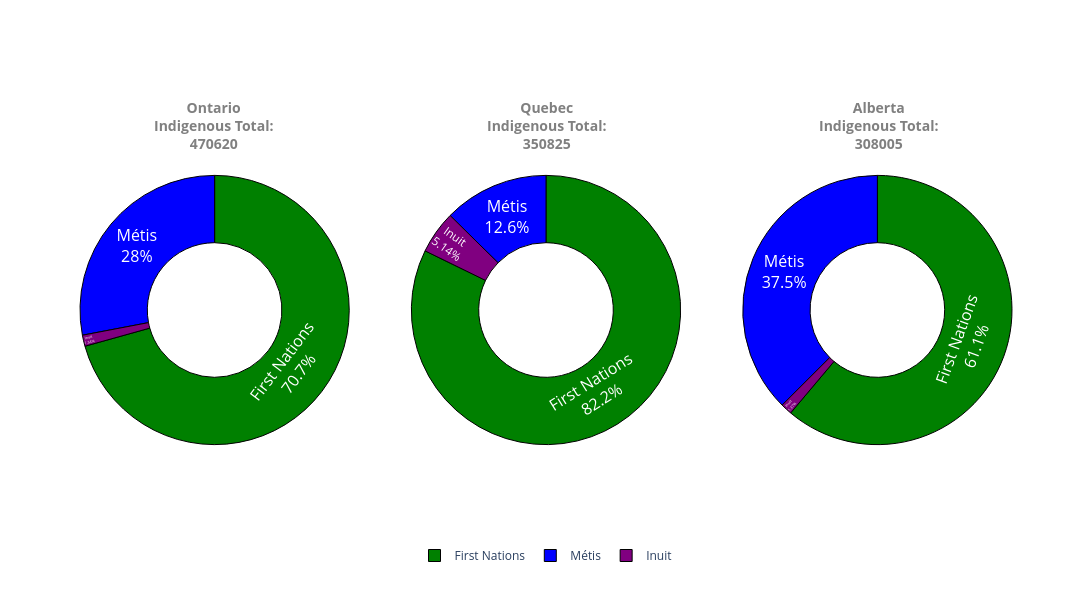

Notebook code cell kept with this figure:
### Code cell
from plotly.subplots import make_subplots
fig = make_subplots(rows=1, cols=3, specs=[[{"type": "domain"}, {"type": "domain"}, {"type": "domain"}]])



fig.add_trace(
    go.Pie(
        labels=labels,
        values=ontario_data[["First Nations", "Inuit", "Métis"]].sum(),
        hole=0.5,
        marker=dict(
            colors=["green", "purple", "blue"],
            line=dict(color="#000000", width=1),
        ),
        textposition="inside",
        textinfo="label+percent",
        textfont_size=16,
        hoverinfo="value",
        hovertemplate=(
            '<span style="background-color:grey;color:black;'
            'font-family:Georgia;font-weight:bold;font-size:16px;">'
            '%{label}<br><br>%{value:,}<br>%{percent:.1%}</span><extra></extra>'
        ),
        hoverlabel=dict(bgcolor="lightgrey"),
    ),
    col=1,
    row = 1
)


fig.add_trace(
    go.Pie(
        labels=labels,
        values=quebec_data[["First Nations", "Inuit", "Métis"]].sum(),
        hole=0.5,
        marker=dict(
            colors=["green", "purple", "blue"],
            line=dict(color="#000000", width=1),
        ),
        textposition="inside",
        textinfo="label+percent",
        textfont_size=16,
        hoverinfo="value",
        hovertemplate=(
            '<span style="background-color:grey;color:black;'
            'font-family:Georgia;font-weight:bold;font-size:16px;">'
            '%{label}<br><br>%{value:,}<br>%{percent:.1%}</span><extra></extra>'
        ),
        hoverlabel=dict(bgcolor="lightgrey"),
    ),
    col=2,
    row = 1
)


fig.add_trace(
    go.Pie(
        labels=labels,
        values=alberta_data[["First Nations", "Inuit", "Métis"]].sum(),
        hole=0.5,
        marker=dict(
            colors=["green", "purple", "blue"],
            line=dict(color="#000000", width=1),
        ),
        textposition="inside",
        textinfo="label+percent",
        textfont_size=16,
        hoverinfo="value",
        hovertemplate=(
            '<span style="background-color:grey;color:black;'
            'font-family:Georgia;font-weight:bold;font-size:16px;">'
            '%{label}<br><br>%{value:,}<br>%{percent:.1%}</span><extra></extra>'
        ),
        hoverlabel=dict(bgcolor="lightgrey"),
    ),
    col = 3,
    row = 1
)

totals = [
    ontario_data["Indigenous Total"].iloc[0],
    quebec_data["Indigenous Total"].iloc[0],
    alberta_data["Indigenous Total"].iloc[0]
]
locations = [
    ontario_data["Location"].iloc[0],
    quebec_data["Location"].iloc[0],
    alberta_data["Location"].iloc[0]
]


fig.update_layout(
    annotations=[
        dict(
            text=f"<b>{location}<br>Indigenous Total:<br>{total}</b>",
            x=x,
            y=1.01,
            font=dict(size=14, color="grey"),
            showarrow=False,
        )
        for x, total, location in zip([1 / 13, 0.5, 12 / 13], totals, locations)
    ],
    height=600,
    width=1200,
    showlegend=True,
    legend=dict(
        orientation="h",
        yanchor="top",
        y=-0.05,
        xanchor="center",
        x=0.5,
    ),
)

fig.write_html("Donut.html")
fig.show()

### Figure 1 — Plotly figure (JSON) as saved in the notebook; plotly's stock layout.template omitted (floating-point values rounded to 4 significant figures)
{"data": [{"domain": {"x": [0, 0.2889], "y": [0, 1]}, "hole": 0.5, "hoverinfo": "value", "hoverlabel": {"bgcolor": "lightgrey"}, "hovertemplate": "<span style=\"background-color:grey;color:black;font-family:Georgia;font-weight:bold;font-size:16px;\">%{label}<br><br>%{value:,}<br>%{percent:.1%}</span><extra></extra>", "labels": ["First Nations", "Inuit", "Métis"], "marker": {"colors": ["green", "purple", "blue"], "line": {"color": "#000000", "width": 1}}, "textfont": {"size": 16}, "textinfo": "label+percent", "textposition": "inside", "type": "pie", "values": [332555, 6290, 131775]}, {"domain": {"x": [0.3556, 0.6444], "y": [0, 1]}, "hole": 0.5, "hoverinfo": "value", "hoverlabel": {"bgcolor": "lightgrey"}, "hovertemplate": "<span style=\"background-color:grey;color:black;font-family:Georgia;font-weight:bold;font-size:16px;\">%{label}<br><br>%{value:,}<br>%{percent:.1%}</span><extra></extra>", "labels": ["First Nations", "Inuit", "Métis"], "marker": {"colors": ["green", "purple", "blue"], "line": {"color": "#000000", "width": 1}}, "textfont": {"size": 16}, "textinfo": "label+percent", "textposition": "inside", "type": "pie", "values": [288525, 18025, 44275]}, {"domain": {"x": [0.7111, 1], "y": [0, 1]}, "hole": 0.5, "hoverinfo": "value", "hoverlabel": {"bgcolor": "lightgrey"}, "hovertemplate": "<span style=\"background-color:grey;color:black;font-family:Georgia;font-weight:bold;font-size:16px;\">%{label}<br><br>%{value:,}<br>%{percent:.1%}</span><extra></extra>", "labels": ["First Nations", "Inuit", "Métis"], "marker": {"colors": ["green", "purple", "blue"], "line": {"color": "#000000", "width": 1}}, "textfont": {"size": 16}, "textinfo": "label+percent", "textposition": "inside", "type": "pie", "values": [188315, 4235, 115455]}], "layout": {"annotations": [{"font": {"color": "grey", "size": 14}, "showarrow": false, "text": "<b>Ontario<br>Indigenous Total:<br>470620</b>", "x": 0.07692, "y": 1.01}, {"font": {"color": "grey", "size": 14}, "showarrow": false, "text": "<b>Quebec<br>Indigenous Total:<br>350825</b>", "x": 0.5, "y": 1.01}, {"font": {"color": "grey", "size": 14}, "showarrow": false, "text": "<b>Alberta<br>Indigenous Total:<br>308005</b>", "x": 0.9231, "y": 1.01}], "height": 600, "legend": {"orientation": "h", "x": 0.5, "xanchor": "center", "y": -0.05, "yanchor": "top"}, "showlegend": true, "width": 1200}}
